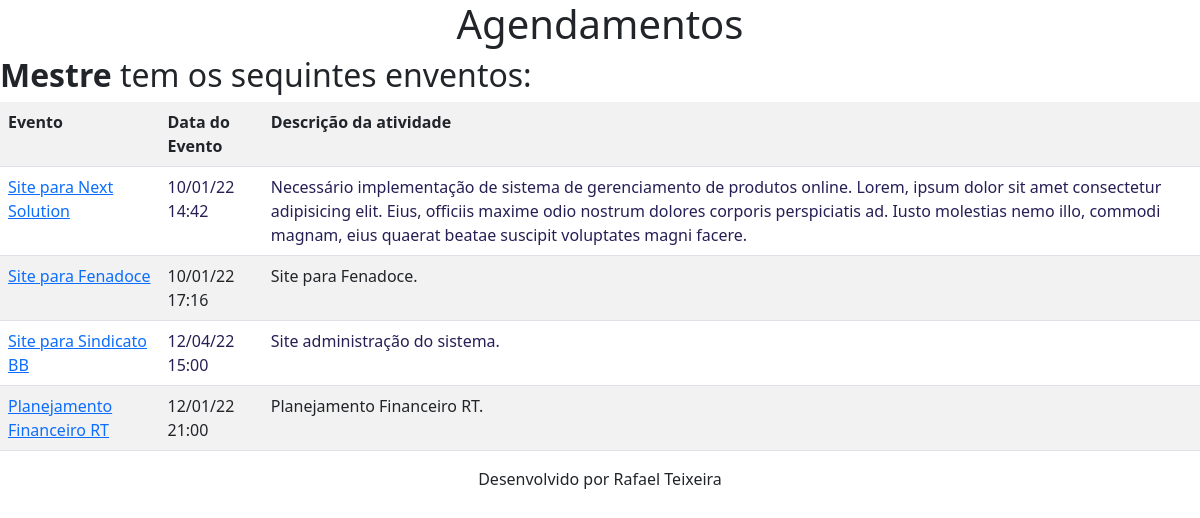
The app's page / (signed in) with its own data.
### core/models.py (models this page shows, shortened)
class Evento(models.Model):
    titulo=models.CharField(max_length=100)
    descricao=models.TextField(null=True, blank=True)
    data_evento=DateTimeField(verbose_name='Data do Evento')
    data_criacao=DateTimeField(auto_now=True,verbose_name='Data de Criacao')
    usuario=models.ForeignKey(User,on_delete=models.CASCADE) # models.cascade (Se o usuário for deletado, seus eventos também serão.) Para User será necessário defenir um valor padrão.
    class Meta:                 #Alteração do nome da tabela sqlite3: comando sqlmigrate core xxxx/dados para migração manual.
        db_table='evento'
    def get_data_evento(self):
        return self.data_evento.strftime('%d/%m/%y %H:%M')

### core/views.py (the view)
# urls.py: path('', views.agendamento,name='agendamento'),
def agendamento(resquest):
    usuario=resquest.user
    evento=Evento.objects.filter(usuario=usuario)
    usuario=str(usuario).capitalize
    dados={'eventos':evento,'usuario':usuario}
    return render(resquest,'agenda.html',dados)

### core/templates/agenda.html
{% extends 'model-page.html' %}
{% block content %}
    <center><h1>Agendamentos</h1></center>
    <h2><b>{{ usuario }}</b> tem os sequintes enventos:</h2>
    <table  id="lista" class="table table-striped table-hover table-responsive">
        <tr>
            <th>Evento</th>
            <th>Data do Evento</th>
            <th>Descrição da atividade</th>
        </tr>
        {% for evento in eventos %}
        <tr>
            <td><a href="titulo/{{evento.titulo}}/" target="_blank" enconding="utf-8">{{ evento.titulo }}</a></td>
            <td>{{ evento.get_data_evento }}</td>
            <td>{{ evento.descricao }}</td>
        </tr>
        {% endfor %}
    </table>
{% endblock %}

### core/static/css/style.css (style rules this page uses)
body { background-color: rgb(99, 130, 143); color: blue; }
#lista { color: rgb(38, 31, 85); text-justify: auto; }

### records on screen
Evento: titulo "Site para Next Solution", get_data_evento "10/01/22 14:42", descricao "Necessário implementação de sistema de gerenciamento de produtos online. Lorem, ipsum dolor sit amet consectetur adipisicing elit. Eius, officiis maxime odio nostrum dolores corporis perspiciatis ad. Iusto molestias nemo illo, commodi magnam, eius quaerat beatae suscipit voluptates magni facere."
Evento: titulo "Site para Fenadoce", get_data_evento "10/01/22 17:16", descricao "Site para Fenadoce."
Evento: titulo "Site para Sindicato BB", get_data_evento "12/04/22 15:00", descricao "Site administração do sistema."
Evento: titulo "Planejamento Financeiro RT", get_data_evento "12/01/22 21:00", descricao "Planejamento Financeiro RT."

### other values on screen
{{ usuario }} "Mestre"
